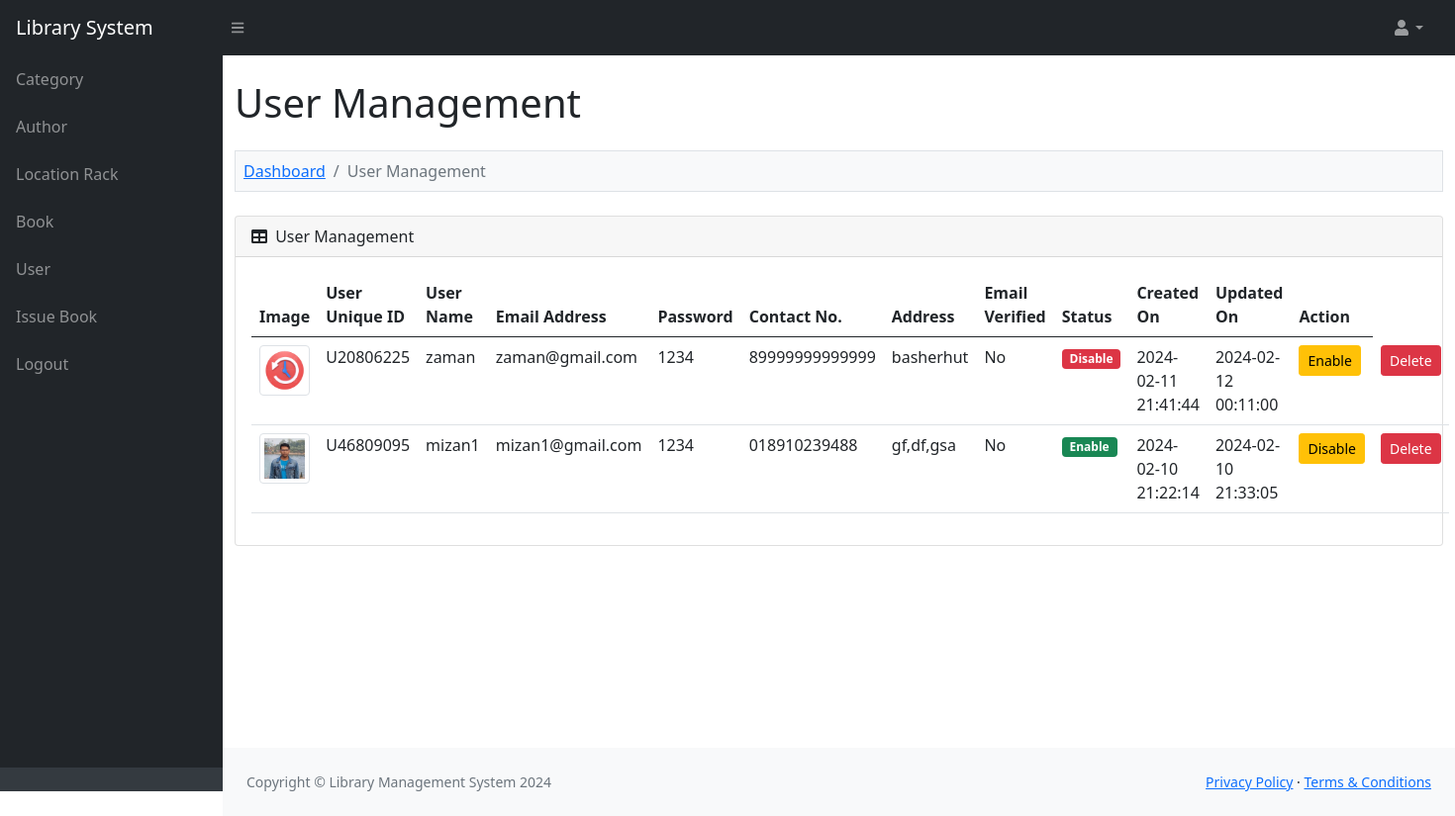
/admin/user.php (signed in), run on an earlier commit of the app's database.
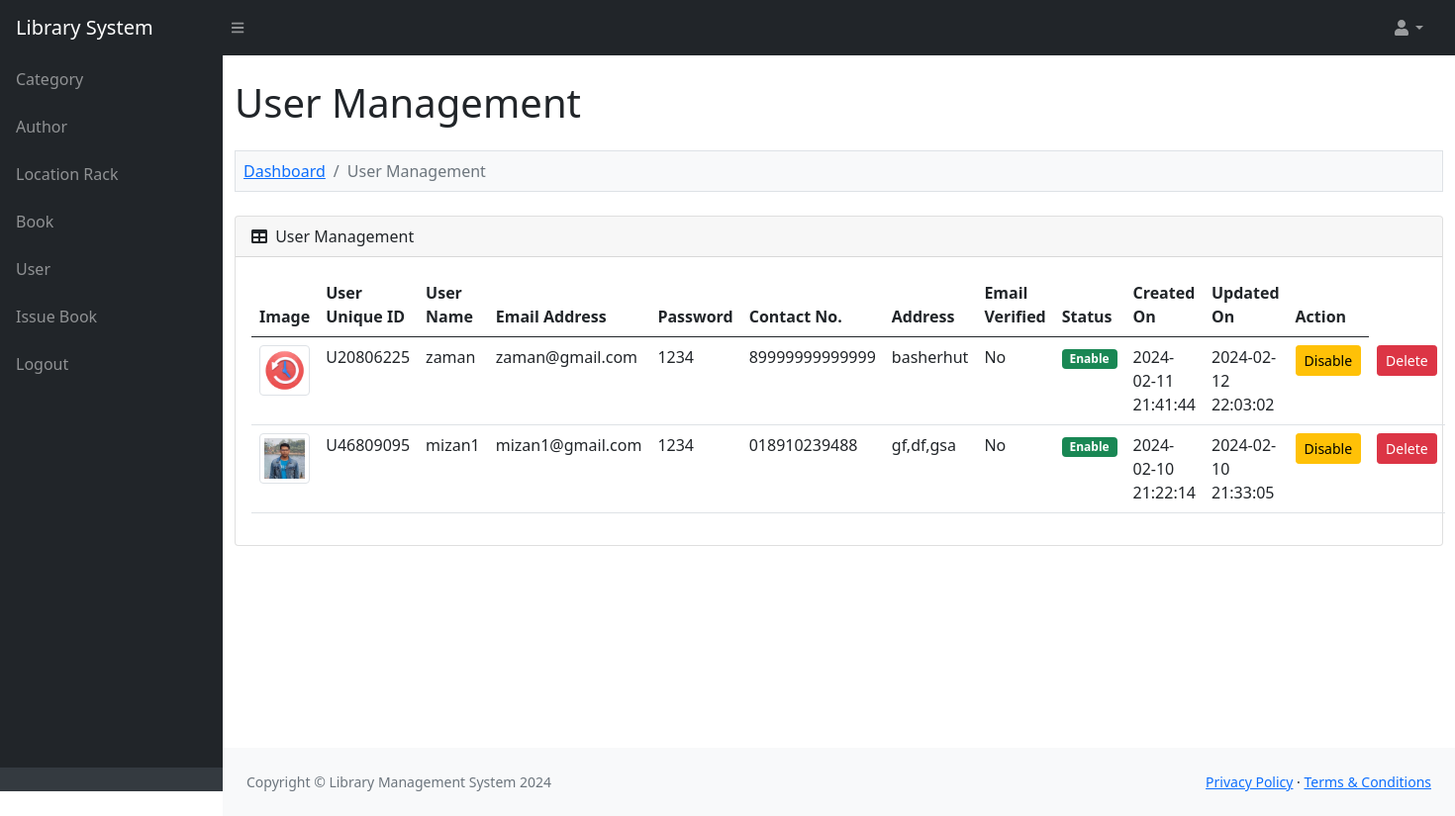
And on a later commit of the database.
### tables this page shows
CREATE TABLE `lms_user` (
  `user_id` int(11) NOT NULL,
  `user_name` varchar(200) NOT NULL,
  `user_address` text NOT NULL,
  `user_contact_no` varchar(30) NOT NULL,
  `user_profile` varchar(100) NOT NULL,
  `user_email_address` varchar(200) NOT NULL,
  `user_password` varchar(30) NOT NULL,
  `user_verificaton_code` varchar(100) NOT NULL,
  `user_verification_status` enum('No','Yes') NOT NULL,
  `user_unique_id` varchar(30) NOT NULL,
  `user_status` enum('Enable','Disable') NOT NULL,
  `user_created_on` varchar(30) NOT NULL,
  `user_updated_on` varchar(30) NOT NULL
);

### admin/user.php (the view, shortened to what this page needs)
<?php
include '../database_connection.php';
$query = "
	SELECT * FROM lms_user
    ORDER BY user_id DESC
";
$statement = $connect->prepare($query);
$statement->execute();
include '../header.php';
?>
<div class="container-fluid py-4" style="min-height: 700px;">
	<h1>User Management</h1>
	<ol class="breadcrumb mt-4 mb-4 bg-light p-2 border">
		<li class="breadcrumb-item"><a href="index.php">Dashboard</a></li>
        <li class="breadcrumb-item active">User Management</li>
    </ol>
    <div class="card mb-4">
    	<div class="card-header">
    		<div class="row">
    			<div class="col col-md-6">
    				<i class="fas fa-table me-1"></i> User Management
    			</div>
    			<div class="col col-md-6" align="right">
    			</div>
    		</div>
    	</div>
    	<div class="card-body">
    		<table id="datatablesSimple" class="table">
    			<thead>
    				<tr>
    					<th>Image</th>
                        <th>User Unique ID</th>
                        <th>User Name</th>
                        <th>Email Address</th>
                        <th>Password</th>
                        <th>Contact No.</th>
                        <th>Address</th>
                        <th>Email Verified</th>
                        <th>Status</th>
                        <th>Created On</th>
                        <th>Updated On</th>
                        <th>Action</th>
    				</tr>
    			</thead>
    			<tbody>
    			<?php
    			if($statement->rowCount() > 0)
    			{
    				foreach($statement->fetchAll() as $row)
    				{
    					$user_status = '';
						$user_status_btn='';
    					if($row['user_status'] == 'Enable')
    					{
    						$user_status = '<div class="badge bg-success">Enable</div>';
							$user_status_btn='Disable';
    					}
    					else
    					{
    						$user_status = '<div class="badge bg-danger">Disable</div>';
							$user_status_btn='Enable';
    					}
    					echo '
    					<tr>
    						<td><img src="../upload/'.$row["user_profile"].'" class="img-thumbnail" width="75" /></td>
    						<td>'.$row["user_unique_id"].'</td>
    						<td>'.$row["user_name"].'</td>
    						<td>'.$row["user_email_address"].'</td>
    						<td>'.$row["user_password"].'</td>
    						<td>'.$row["user_contact_no"].'</td>
    						<td>'.$row["user_address"].'</td>
    						<td>'.$row["user_verification_status"].'</td>
    						<td>'.$user_status.'</td>
    						<td>'.$row["user_created_on"].'</td>
    						<td>'.$row["user_updated_on"].'</td>
    						<td><button type="button" name="delete_button" class="btn btn-warning btn-sm" onclick="delete_data(`'.$row["user_id"].'`, `'.$row["user_status"].'`)">'.$user_status_btn.'</td>
    						<td><button type="button" name="delete_button" class="btn btn-danger btn-sm" onclick="delete_cat(`'.$row["user_id"].'`)">Delete</td>
    					</tr>
    					';
    				}
    			}
    			else
    			{
    				echo '
    				<tr>
    					<td colspan="12" class="text-center">No Data Found</td>
    				</tr>
    				';
    			}
    			?>
    			</tbody>
    		</table>
    	</div>
    </div>
</div>
<?php
include '../footer.php';
?>

What changed in the data, as far as the page shows it:
changed lms_user "zaman": user_updated_on "2024-02-12 00:11:00" → "2024-02-12 22:03:02"; user_status "Enable" → "Disable"; user_status "Disable" → "Enable"
